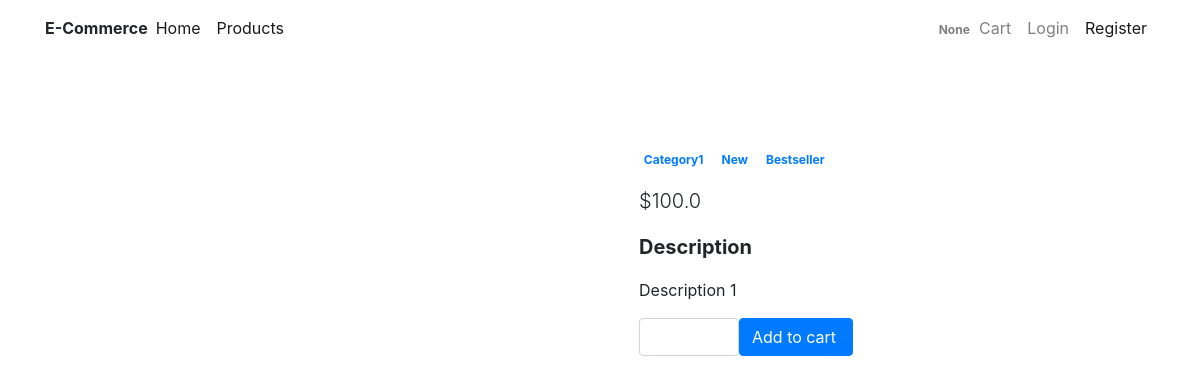
The app's page /product/title1 with its own data.
### app1/models.py (models this page shows, shortened)
class Item(models.Model):
    title = models.CharField(max_length=100)
    price = models.FloatField()
    category = models.CharField(max_length=10)
    slug = models.SlugField(unique=True)
    description = models.TextField()
    def get_add_to_cart_url(self):
        return reverse("app1:addtocart", kwargs={'slug': self.slug})

### app1/views.py (the view)
# urls.py: path('product/<slug:slug>', views.singleproductfun, name = "singleproduct"),
def singleproductfun(request,slug):
    item = get_object_or_404(Item, slug=slug)
    context = {
        "item" : item
    }
    return render(request,"singleproduct.html",context)

### app1/templatetags/cart_template_tags.py (called while the page is built)
@register.filter
def cart_item_count(user):
    if user.is_authenticated:
        cart = CartItem.objects.filter(user=user, ordered=False)
        if cart.exists():
            return cart.count()
        else:
            return 0

### templates/singleproduct.html (shortened to what this page needs)
{% extends 'layout.html' %}
{% block body%}
<div class="mt-5 pt-4">
    <div class="container dark-grey-text mt-5">
      <div class="row wow fadeIn">
        <div class="col-md-6 mb-4">
        </div>
        <div class="col-md-6 mb-4">
          <div class="p-4">
            <div class="mb-3">
              <a href="">
                <span class="badge purple mr-1">{{item.category}}</span>
              </a>
              <a href="">
                <span class="badge blue mr-1">New</span>
              </a>
              <a href="">
                <span class="badge red mr-1">Bestseller</span>
              </a>
            </div>
            <p class="lead">
              <span>${{item.price}}</span>
            </p>
            <p class="lead font-weight-bold">Description</p>
            <p>{{item.description}}</p>
            <form class="d-flex justify-content-left">
              <input type="number" value="{{wutt}}" aria-label="Search" class="form-control" style="width: 100px">
              <a href="{{item.get_add_to_cart_url }}" class="btn btn-primary btn-md my-0 p">Add to cart
              </a>
            </form>
          </div>
        </div>
      </div>
    </div>
  </div>
{% endblock %}

### records on screen
Item: category "Category1", price "100.0", description "Description 1"

### other values on screen
{{ request.user | cart_item_count }} "None"
